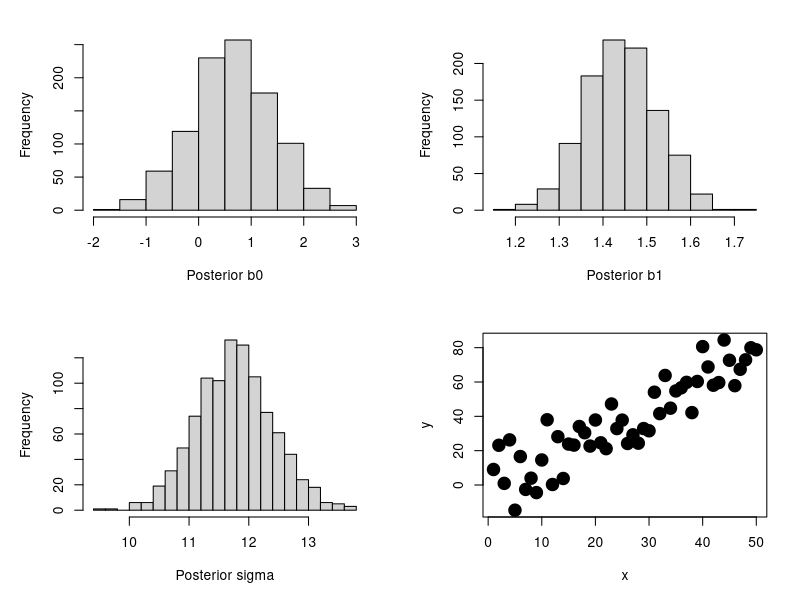

Write the R code that produced this figure. (Note: this script raises an error after producing the figure.)
####################
#Create pseudo data#
####################

x <- 1:50
set.seed(666)
y <- 1.5*x+rnorm(length(x), 0, 10)

##############################
#Create linear model function#
##############################

linear_model <-  function(x,y){
  
  if(length(x) != length(y)){stop("x is not the same length as y")}
  
  n  <- length(x)
  xs <- sum(x)
  ys <- sum(y)
  xy <- sum(x*y)
  x2 <- sum(x^2)
  
  b1    <- ((n*xy)-(xs*ys))/((n*x2)-(xs^2))
  b0    <- (ys-b1*xs)/n
  resid <- y-(b0+b1*x)
  sigma <- sqrt(sum((resid-mean(resid))^2/n))

  return(list(parameters=c(b0, b1, sigma), residuals=resid))}

####################################################
#Set number of ABC simulations and extract observed#
####################################################

nsim            <- 200000
qtol            <- 0.005
m               <- linear_model(x,y)
observations    <- c(m$parameters[1], m$parameters[2], m$parameters[3])

################
#Set the priors#
################

priors    <- list(prior1  = rnorm(nsim, 1.5, 2),
                  prior2  = rnorm(nsim, 0, 5),
                  prior3  = runif(nsim, 0, m$parameters[3]*2)) 

##################
#Simulation model#
##################

model     <- function(par1, par2, par3){
  
    mu      <- par1 + par2 * x
    samples <- rnorm(length(x), mu, par3)
    
    mod     <- linear_model(x, samples)
    distance<- sum(abs(mod$parameters-observations))
  
  return(c(mod$parameters[1], mod$parameters[2], mod$parameters[3], distance))}

###################
#Simulate our data#
###################

sim_df <- matrix(ncol=4, nrow = nsim)

for(s in 1:nsim){
  
  print(s)
  
  sim_df[s,] <- model(priors[[1]][s], priors[[2]][s], priors[[3]][s])}

#######################
#Rejection < qtol*nsim#
#######################

  priors                <- t(do.call(rbind, priors))
  statistics            <- cbind(priors, sim_df)
  estimates             <- statistics[order(statistics[,7]),][1:c(qtol*nsim),]
  rownames(estimates)   <- NULL
  
###################
#Linear correction#
###################
  
  posterior <- data.frame(b0=mean(estimates[,1])+linear_model(estimates[,1], estimates[,4])$residuals,
                          b1=mean(estimates[,2])+linear_model(estimates[,2], estimates[,5])$residuals,
                          sigma=mean(estimates[,3])+linear_model(estimates[,3], estimates[,6])$residuals)
  
################################
#Plot posteriors and regression#
################################
  
par(mfrow=c(2,2), mar=c(5,5,2,2))

#posterior mu and sigma
hist(posterior$b0, breaks = 15, xlab = "Posterior b0", main = "")
hist(posterior$b1, breaks = 15, xlab = "Posterior b1", main = "")
hist(posterior$sigma, breaks = 15, xlab = "Posterior sigma", main = "")

plot(x, y, cex=2, pch=19)
for(i in 1:1000){
    lines(x, posterior$b0[i]+posterior$b1[i]*x, col=alpha(rgb(0,0,0), 0.05))
  }
abline(coef = c(mean(posterior$b0), mean(posterior$b1)), col="red", lwd=2)  

plot_label <- paste0("\nIntercept=", round(mean(posterior$b0, na.rm = T),2), " (",round(quantile(posterior$b0,0.025, na.rm = T),2), "; ",round(quantile(posterior$b0,0.975, na.rm = T),2),")",
                     "\nRegression coefficient=", round(mean(posterior$b1, na.rm = T),2), " (",round(quantile(posterior$b1,0.025, na.rm = T),2), "; ",round(quantile(posterior$b1,0.975, na.rm = T),2),")")

text(x=30, y=10, labels=plot_label)
